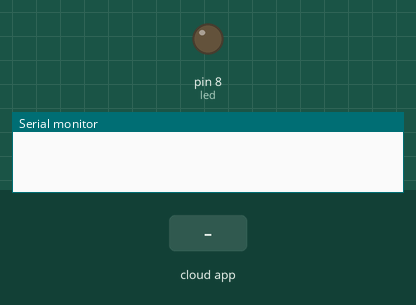
Recording of a sketch running on a simulated Arduino Uno, built with avr-gcc and run on an emulated ATmega328P. Parts: output pins drawn as LEDs (lit = HIGH), the last lines printed to the serial monitor. The inputs (shaded band) are chosen by the test bench. The ROS host is connected and sends only what is stated.

Above: at 1.4 s.
1.5 s: the phone or cloud app sets chatter to 1
At 2.0 s:
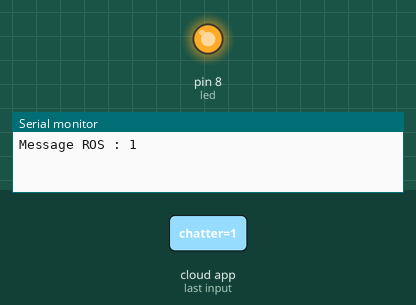
Timing chart, 0 to 4.5 s (numbered marks = the images above; inputs shaded):
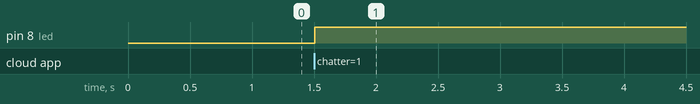

The sketch:

test_led_arduino_ros.ino
```cpp
#include <ros.h>
#include <std_msgs/Int8.h>

int led = 8;
bool etat  = false;


void etatLed(const std_msgs::Int8& ard_cmd){
  Serial.print("Message ROS : ");
  Serial.println(ard_cmd.data);
  if(ard_cmd.data == 1){
    etat = !etat;
    if(etat){
      digitalWrite(led,HIGH);
    }else{
      digitalWrite(led,LOW);
    }
  }

}

ros::NodeHandle nh;
ros::Subscriber<std_msgs::Int8> sub("chatter",etatLed);

void setup() {
  // put your setup code here, to run once:
   pinMode(led,OUTPUT);
   Serial.begin(9600);


   nh.getHardware()->setBaud(9600);
   nh.initNode();
   nh.subscribe(sub);
   delay(200);
}

void loop() {
  // put your main code here, to run repeatedly:
  nh.spinOnce();
  delay(100);

}
```

Measured:
- after the input at 1.5 s, pin 8 (led): LOW → HIGH at once
